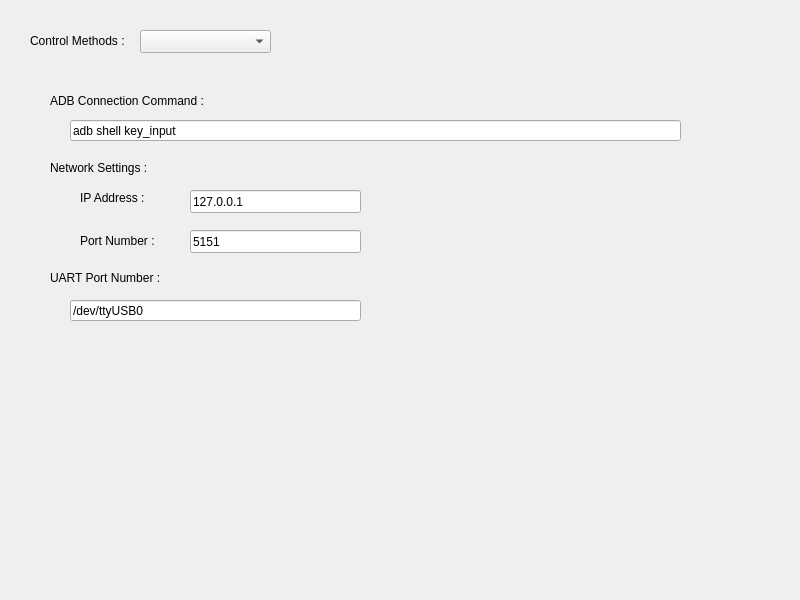
<?xml version="1.0" encoding="UTF-8"?>
<ui version="4.0">
 <class>TabSetting</class>
 <widget class="QWidget" name="TabSetting">
  <property name="geometry">
   <rect>
    <x>0</x>
    <y>0</y>
    <width>800</width>
    <height>600</height>
   </rect>
  </property>
  <property name="windowTitle">
   <string>Form</string>
  </property>
  <widget class="QComboBox" name="comboControlMethods">
   <property name="geometry">
    <rect>
     <x>140</x>
     <y>30</y>
     <width>131</width>
     <height>23</height>
    </rect>
   </property>
  </widget>
  <widget class="QLabel" name="labelControlMethods">
   <property name="geometry">
    <rect>
     <x>30</x>
     <y>30</y>
     <width>101</width>
     <height>21</height>
    </rect>
   </property>
   <property name="text">
    <string>Control Methods :</string>
   </property>
  </widget>
  <widget class="QLabel" name="labelADBCommand">
   <property name="geometry">
    <rect>
     <x>50</x>
     <y>90</y>
     <width>181</width>
     <height>21</height>
    </rect>
   </property>
   <property name="text">
    <string>ADB Connection Command :</string>
   </property>
  </widget>
  <widget class="QLineEdit" name="lineEdtAdbConCmd">
   <property name="geometry">
    <rect>
     <x>70</x>
     <y>120</y>
     <width>611</width>
     <height>21</height>
    </rect>
   </property>
   <property name="text">
    <string>adb shell key_input</string>
   </property>
  </widget>
  <widget class="QLineEdit" name="lineEdtIPAddress">
   <property name="geometry">
    <rect>
     <x>190</x>
     <y>190</y>
     <width>171</width>
     <height>23</height>
    </rect>
   </property>
   <property name="text">
    <string>127.0.0.1</string>
   </property>
  </widget>
  <widget class="QLabel" name="labelNetworkSetting">
   <property name="geometry">
    <rect>
     <x>50</x>
     <y>160</y>
     <width>131</width>
     <height>16</height>
    </rect>
   </property>
   <property name="text">
    <string>Network Settings :</string>
   </property>
  </widget>
  <widget class="QLabel" name="labelIPAddress">
   <property name="geometry">
    <rect>
     <x>80</x>
     <y>190</y>
     <width>81</width>
     <height>16</height>
    </rect>
   </property>
   <property name="text">
    <string>IP Address :</string>
   </property>
  </widget>
  <widget class="QLabel" name="labelPortNumber">
   <property name="geometry">
    <rect>
     <x>80</x>
     <y>230</y>
     <width>91</width>
     <height>21</height>
    </rect>
   </property>
   <property name="text">
    <string>Port Number : </string>
   </property>
  </widget>
  <widget class="QLineEdit" name="lineEditPortNumber">
   <property name="geometry">
    <rect>
     <x>190</x>
     <y>230</y>
     <width>171</width>
     <height>23</height>
    </rect>
   </property>
   <property name="text">
    <string>5151</string>
   </property>
  </widget>
  <widget class="QLabel" name="labelUartPort">
   <property name="geometry">
    <rect>
     <x>50</x>
     <y>270</y>
     <width>131</width>
     <height>16</height>
    </rect>
   </property>
   <property name="text">
    <string>UART Port Number :</string>
   </property>
  </widget>
  <widget class="QLineEdit" name="lineEdtUartPort">
   <property name="geometry">
    <rect>
     <x>70</x>
     <y>300</y>
     <width>291</width>
     <height>21</height>
    </rect>
   </property>
   <property name="text">
    <string>/dev/ttyUSB0</string>
   </property>
  </widget>
  <zorder>comboControlMethods</zorder>
  <zorder>labelADBCommand</zorder>
  <zorder>lineEdtAdbConCmd</zorder>
  <zorder>labelControlMethods</zorder>
  <zorder>lineEdtIPAddress</zorder>
  <zorder>labelNetworkSetting</zorder>
  <zorder>labelIPAddress</zorder>
  <zorder>labelPortNumber</zorder>
  <zorder>lineEditPortNumber</zorder>
  <zorder>labelUartPort</zorder>
  <zorder>lineEdtUartPort</zorder>
 </widget>
 <resources/>
 <connections/>
</ui>
